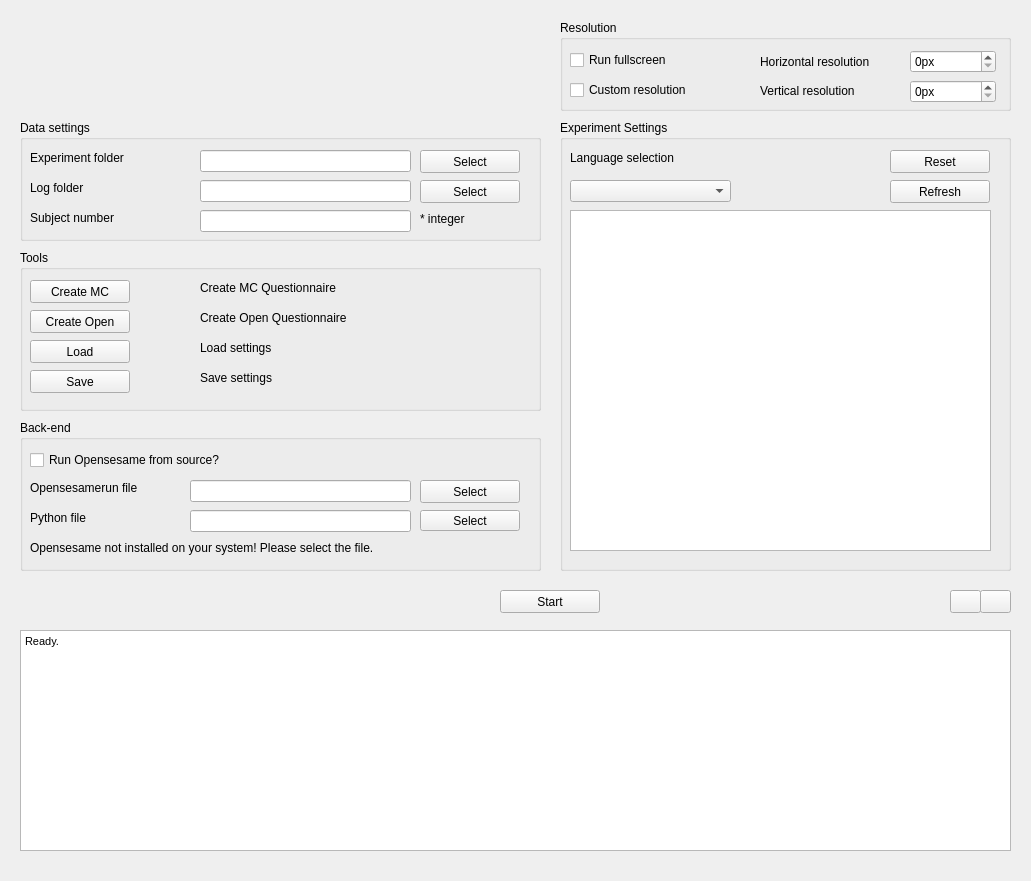
<?xml version="1.0" encoding="UTF-8"?>
<ui version="4.0">
 <class>MainWindow</class>
 <widget class="QMainWindow" name="MainWindow">
  <property name="geometry">
   <rect>
    <x>0</x>
    <y>0</y>
    <width>1031</width>
    <height>881</height>
   </rect>
  </property>
  <property name="windowTitle">
   <string>MainWindow</string>
  </property>
  <widget class="QWidget" name="centralwidget">
   <widget class="QTextEdit" name="statusBox">
    <property name="enabled">
     <bool>true</bool>
    </property>
    <property name="geometry">
     <rect>
      <x>20</x>
      <y>630</y>
      <width>991</width>
      <height>221</height>
     </rect>
    </property>
    <property name="sizePolicy">
     <sizepolicy hsizetype="Fixed" vsizetype="Fixed">
      <horstretch>0</horstretch>
      <verstretch>0</verstretch>
     </sizepolicy>
    </property>
    <property name="minimumSize">
     <size>
      <width>0</width>
      <height>0</height>
     </size>
    </property>
    <property name="html">
     <string>&lt;!DOCTYPE HTML PUBLIC &quot;-//W3C//DTD HTML 4.0//EN&quot; &quot;http://www.w3.org/TR/REC-html40/strict.dtd&quot;&gt;
&lt;html&gt;&lt;head&gt;&lt;meta name=&quot;qrichtext&quot; content=&quot;1&quot; /&gt;&lt;style type=&quot;text/css&quot;&gt;
p, li { white-space: pre-wrap; }
&lt;/style&gt;&lt;/head&gt;&lt;body style=&quot; font-family:'Sans Serif'; font-size:9pt; font-weight:400; font-style:normal;&quot;&gt;
&lt;p style=&quot; margin-top:0px; margin-bottom:0px; margin-left:0px; margin-right:0px; -qt-block-indent:0; text-indent:0px;&quot;&gt;&lt;span style=&quot; font-family:'MS Shell Dlg 2'; font-size:8pt;&quot;&gt;Ready.&lt;/span&gt;&lt;/p&gt;&lt;/body&gt;&lt;/html&gt;</string>
    </property>
   </widget>
   <widget class="QGroupBox" name="groupBox">
    <property name="geometry">
     <rect>
      <x>20</x>
      <y>120</y>
      <width>521</width>
      <height>121</height>
     </rect>
    </property>
    <property name="title">
     <string>Data settings</string>
    </property>
    <widget class="QLabel" name="inputFolderLabel">
     <property name="geometry">
      <rect>
       <x>10</x>
       <y>30</y>
       <width>151</width>
       <height>16</height>
      </rect>
     </property>
     <property name="sizePolicy">
      <sizepolicy hsizetype="Fixed" vsizetype="Fixed">
       <horstretch>0</horstretch>
       <verstretch>0</verstretch>
      </sizepolicy>
     </property>
     <property name="toolTip">
      <string>Location of the experiment folder. This folder must contain language folders. The experiment files have to be placed in the language folders. </string>
     </property>
     <property name="text">
      <string>Experiment folder</string>
     </property>
    </widget>
    <widget class="QLabel" name="logFolderLabel">
     <property name="geometry">
      <rect>
       <x>10</x>
       <y>60</y>
       <width>91</width>
       <height>16</height>
      </rect>
     </property>
     <property name="sizePolicy">
      <sizepolicy hsizetype="Fixed" vsizetype="Fixed">
       <horstretch>0</horstretch>
       <verstretch>0</verstretch>
      </sizepolicy>
     </property>
     <property name="toolTip">
      <string>Select the folder where the log files will be saved.</string>
     </property>
     <property name="text">
      <string>Log folder</string>
     </property>
    </widget>
    <widget class="QLineEdit" name="inputFolderLocation">
     <property name="geometry">
      <rect>
       <x>180</x>
       <y>30</y>
       <width>211</width>
       <height>22</height>
      </rect>
     </property>
     <property name="sizePolicy">
      <sizepolicy hsizetype="Minimum" vsizetype="Fixed">
       <horstretch>0</horstretch>
       <verstretch>0</verstretch>
      </sizepolicy>
     </property>
     <property name="readOnly">
      <bool>true</bool>
     </property>
    </widget>
    <widget class="QLineEdit" name="logFolderDestination">
     <property name="geometry">
      <rect>
       <x>180</x>
       <y>60</y>
       <width>211</width>
       <height>22</height>
      </rect>
     </property>
     <property name="sizePolicy">
      <sizepolicy hsizetype="Minimum" vsizetype="Fixed">
       <horstretch>0</horstretch>
       <verstretch>0</verstretch>
      </sizepolicy>
     </property>
     <property name="dragEnabled">
      <bool>false</bool>
     </property>
     <property name="readOnly">
      <bool>true</bool>
     </property>
    </widget>
    <widget class="QPushButton" name="inputFolderButton">
     <property name="geometry">
      <rect>
       <x>400</x>
       <y>30</y>
       <width>100</width>
       <height>23</height>
      </rect>
     </property>
     <property name="sizePolicy">
      <sizepolicy hsizetype="Fixed" vsizetype="Fixed">
       <horstretch>0</horstretch>
       <verstretch>0</verstretch>
      </sizepolicy>
     </property>
     <property name="minimumSize">
      <size>
       <width>100</width>
       <height>23</height>
      </size>
     </property>
     <property name="maximumSize">
      <size>
       <width>100</width>
       <height>23</height>
      </size>
     </property>
     <property name="toolTip">
      <string>Select folder containing the data files</string>
     </property>
     <property name="statusTip">
      <string/>
     </property>
     <property name="text">
      <string>Select</string>
     </property>
    </widget>
    <widget class="QPushButton" name="logFolderButton">
     <property name="geometry">
      <rect>
       <x>400</x>
       <y>60</y>
       <width>100</width>
       <height>23</height>
      </rect>
     </property>
     <property name="sizePolicy">
      <sizepolicy hsizetype="Fixed" vsizetype="Fixed">
       <horstretch>0</horstretch>
       <verstretch>0</verstretch>
      </sizepolicy>
     </property>
     <property name="minimumSize">
      <size>
       <width>100</width>
       <height>23</height>
      </size>
     </property>
     <property name="maximumSize">
      <size>
       <width>100</width>
       <height>23</height>
      </size>
     </property>
     <property name="toolTip">
      <string>Select destination folder to save the log files</string>
     </property>
     <property name="statusTip">
      <string/>
     </property>
     <property name="text">
      <string>Select</string>
     </property>
    </widget>
    <widget class="QLabel" name="subjectlabel">
     <property name="geometry">
      <rect>
       <x>10</x>
       <y>90</y>
       <width>141</width>
       <height>16</height>
      </rect>
     </property>
     <property name="sizePolicy">
      <sizepolicy hsizetype="Fixed" vsizetype="Fixed">
       <horstretch>0</horstretch>
       <verstretch>0</verstretch>
      </sizepolicy>
     </property>
     <property name="toolTip">
      <string>Insert the subject number</string>
     </property>
     <property name="text">
      <string>Subject number</string>
     </property>
    </widget>
    <widget class="QLineEdit" name="subjectLineEdit">
     <property name="geometry">
      <rect>
       <x>180</x>
       <y>90</y>
       <width>211</width>
       <height>22</height>
      </rect>
     </property>
     <property name="sizePolicy">
      <sizepolicy hsizetype="Minimum" vsizetype="Fixed">
       <horstretch>0</horstretch>
       <verstretch>0</verstretch>
      </sizepolicy>
     </property>
    </widget>
    <widget class="QLabel" name="label">
     <property name="geometry">
      <rect>
       <x>400</x>
       <y>90</y>
       <width>121</width>
       <height>18</height>
      </rect>
     </property>
     <property name="text">
      <string>* integer</string>
     </property>
    </widget>
   </widget>
   <widget class="QGroupBox" name="groupBox_2">
    <property name="geometry">
     <rect>
      <x>560</x>
      <y>20</y>
      <width>451</width>
      <height>91</height>
     </rect>
    </property>
    <property name="title">
     <string>Resolution</string>
    </property>
    <widget class="QCheckBox" name="fullscreenCheckBox">
     <property name="geometry">
      <rect>
       <x>10</x>
       <y>30</y>
       <width>161</width>
       <height>20</height>
      </rect>
     </property>
     <property name="sizePolicy">
      <sizepolicy hsizetype="Fixed" vsizetype="Fixed">
       <horstretch>0</horstretch>
       <verstretch>0</verstretch>
      </sizepolicy>
     </property>
     <property name="text">
      <string>Run fullscreen</string>
     </property>
    </widget>
    <widget class="QCheckBox" name="customResolutionCheckBox">
     <property name="geometry">
      <rect>
       <x>10</x>
       <y>60</y>
       <width>181</width>
       <height>20</height>
      </rect>
     </property>
     <property name="sizePolicy">
      <sizepolicy hsizetype="Fixed" vsizetype="Fixed">
       <horstretch>0</horstretch>
       <verstretch>0</verstretch>
      </sizepolicy>
     </property>
     <property name="text">
      <string>Custom resolution</string>
     </property>
    </widget>
    <widget class="QLabel" name="resolutionHorizontalLabel">
     <property name="geometry">
      <rect>
       <x>200</x>
       <y>34</y>
       <width>151</width>
       <height>16</height>
      </rect>
     </property>
     <property name="sizePolicy">
      <sizepolicy hsizetype="Fixed" vsizetype="Fixed">
       <horstretch>0</horstretch>
       <verstretch>0</verstretch>
      </sizepolicy>
     </property>
     <property name="text">
      <string>Horizontal resolution</string>
     </property>
    </widget>
    <widget class="QLabel" name="resolutionVerticalLabel">
     <property name="geometry">
      <rect>
       <x>200</x>
       <y>63</y>
       <width>151</width>
       <height>16</height>
      </rect>
     </property>
     <property name="sizePolicy">
      <sizepolicy hsizetype="Fixed" vsizetype="Fixed">
       <horstretch>0</horstretch>
       <verstretch>0</verstretch>
      </sizepolicy>
     </property>
     <property name="text">
      <string>Vertical resolution</string>
     </property>
    </widget>
    <widget class="QSpinBox" name="resolutionHorizontalSpinBox">
     <property name="geometry">
      <rect>
       <x>350</x>
       <y>30</y>
       <width>86</width>
       <height>23</height>
      </rect>
     </property>
     <property name="suffix">
      <string>px</string>
     </property>
     <property name="maximum">
      <number>10000</number>
     </property>
    </widget>
    <widget class="QSpinBox" name="resolutionVerticalSpinBox">
     <property name="geometry">
      <rect>
       <x>350</x>
       <y>60</y>
       <width>86</width>
       <height>23</height>
      </rect>
     </property>
     <property name="suffix">
      <string>px</string>
     </property>
     <property name="maximum">
      <number>10000</number>
     </property>
    </widget>
   </widget>
   <widget class="QGroupBox" name="groupBox_3">
    <property name="geometry">
     <rect>
      <x>20</x>
      <y>420</y>
      <width>521</width>
      <height>151</height>
     </rect>
    </property>
    <property name="title">
     <string>Back-end</string>
    </property>
    <widget class="QCheckBox" name="srcCheckBox">
     <property name="geometry">
      <rect>
       <x>10</x>
       <y>30</y>
       <width>271</width>
       <height>20</height>
      </rect>
     </property>
     <property name="sizePolicy">
      <sizepolicy hsizetype="Fixed" vsizetype="Fixed">
       <horstretch>0</horstretch>
       <verstretch>0</verstretch>
      </sizepolicy>
     </property>
     <property name="toolTip">
      <string>If OpenSesame is not installed on your system you can also use the source of the Opensesame</string>
     </property>
     <property name="statusTip">
      <string/>
     </property>
     <property name="text">
      <string>Run Opensesame from source?</string>
     </property>
    </widget>
    <widget class="QLabel" name="opensesamerunLabel">
     <property name="geometry">
      <rect>
       <x>10</x>
       <y>60</y>
       <width>151</width>
       <height>16</height>
      </rect>
     </property>
     <property name="sizePolicy">
      <sizepolicy hsizetype="Fixed" vsizetype="Fixed">
       <horstretch>0</horstretch>
       <verstretch>0</verstretch>
      </sizepolicy>
     </property>
     <property name="toolTip">
      <string>Select the opensesamerun file</string>
     </property>
     <property name="text">
      <string>Opensesamerun file</string>
     </property>
    </widget>
    <widget class="QLabel" name="pythonLabel">
     <property name="geometry">
      <rect>
       <x>10</x>
       <y>90</y>
       <width>101</width>
       <height>16</height>
      </rect>
     </property>
     <property name="sizePolicy">
      <sizepolicy hsizetype="Fixed" vsizetype="Fixed">
       <horstretch>0</horstretch>
       <verstretch>0</verstretch>
      </sizepolicy>
     </property>
     <property name="toolTip">
      <string>Select the python executable, if left empty the system wide installed python will be used</string>
     </property>
     <property name="text">
      <string>Python file</string>
     </property>
    </widget>
    <widget class="QLineEdit" name="opensesamerunLineEdit">
     <property name="geometry">
      <rect>
       <x>170</x>
       <y>60</y>
       <width>221</width>
       <height>22</height>
      </rect>
     </property>
     <property name="sizePolicy">
      <sizepolicy hsizetype="Minimum" vsizetype="Fixed">
       <horstretch>0</horstretch>
       <verstretch>0</verstretch>
      </sizepolicy>
     </property>
     <property name="readOnly">
      <bool>true</bool>
     </property>
    </widget>
    <widget class="QLineEdit" name="pythonLineEdit">
     <property name="geometry">
      <rect>
       <x>170</x>
       <y>90</y>
       <width>221</width>
       <height>22</height>
      </rect>
     </property>
     <property name="sizePolicy">
      <sizepolicy hsizetype="Minimum" vsizetype="Fixed">
       <horstretch>0</horstretch>
       <verstretch>0</verstretch>
      </sizepolicy>
     </property>
     <property name="readOnly">
      <bool>true</bool>
     </property>
    </widget>
    <widget class="QPushButton" name="opensesamerunButton">
     <property name="geometry">
      <rect>
       <x>400</x>
       <y>60</y>
       <width>100</width>
       <height>23</height>
      </rect>
     </property>
     <property name="sizePolicy">
      <sizepolicy hsizetype="Fixed" vsizetype="Fixed">
       <horstretch>0</horstretch>
       <verstretch>0</verstretch>
      </sizepolicy>
     </property>
     <property name="minimumSize">
      <size>
       <width>100</width>
       <height>23</height>
      </size>
     </property>
     <property name="maximumSize">
      <size>
       <width>100</width>
       <height>23</height>
      </size>
     </property>
     <property name="toolTip">
      <string>Select the opensesamerun file</string>
     </property>
     <property name="text">
      <string>Select</string>
     </property>
    </widget>
    <widget class="QPushButton" name="pythonButton">
     <property name="geometry">
      <rect>
       <x>400</x>
       <y>90</y>
       <width>100</width>
       <height>21</height>
      </rect>
     </property>
     <property name="sizePolicy">
      <sizepolicy hsizetype="Fixed" vsizetype="Fixed">
       <horstretch>0</horstretch>
       <verstretch>0</verstretch>
      </sizepolicy>
     </property>
     <property name="minimumSize">
      <size>
       <width>100</width>
       <height>21</height>
      </size>
     </property>
     <property name="maximumSize">
      <size>
       <width>100</width>
       <height>21</height>
      </size>
     </property>
     <property name="toolTip">
      <string>Select the python executable, if left empty the system wide installed python will be used</string>
     </property>
     <property name="text">
      <string>Select</string>
     </property>
    </widget>
    <widget class="QLabel" name="opensesameNotFoundLabel">
     <property name="geometry">
      <rect>
       <x>10</x>
       <y>120</y>
       <width>501</width>
       <height>16</height>
      </rect>
     </property>
     <property name="sizePolicy">
      <sizepolicy hsizetype="Fixed" vsizetype="Fixed">
       <horstretch>0</horstretch>
       <verstretch>0</verstretch>
      </sizepolicy>
     </property>
     <property name="text">
      <string>Opensesame not installed on your system! Please select the file.</string>
     </property>
    </widget>
   </widget>
   <widget class="QGroupBox" name="groupBox_4">
    <property name="geometry">
     <rect>
      <x>560</x>
      <y>120</y>
      <width>451</width>
      <height>451</height>
     </rect>
    </property>
    <property name="title">
     <string>Experiment Settings</string>
    </property>
    <widget class="QLabel" name="insertAnswerLabel">
     <property name="geometry">
      <rect>
       <x>10</x>
       <y>30</y>
       <width>171</width>
       <height>16</height>
      </rect>
     </property>
     <property name="text">
      <string>Language selection</string>
     </property>
    </widget>
    <widget class="QComboBox" name="languageComboBox">
     <property name="geometry">
      <rect>
       <x>10</x>
       <y>60</y>
       <width>161</width>
       <height>22</height>
      </rect>
     </property>
     <property name="sizePolicy">
      <sizepolicy hsizetype="Minimum" vsizetype="Fixed">
       <horstretch>0</horstretch>
       <verstretch>0</verstretch>
      </sizepolicy>
     </property>
     <property name="toolTip">
      <string>Select the language</string>
     </property>
    </widget>
    <widget class="QPushButton" name="resetButton">
     <property name="geometry">
      <rect>
       <x>330</x>
       <y>30</y>
       <width>100</width>
       <height>23</height>
      </rect>
     </property>
     <property name="sizePolicy">
      <sizepolicy hsizetype="Fixed" vsizetype="Fixed">
       <horstretch>0</horstretch>
       <verstretch>0</verstretch>
      </sizepolicy>
     </property>
     <property name="minimumSize">
      <size>
       <width>100</width>
       <height>23</height>
      </size>
     </property>
     <property name="maximumSize">
      <size>
       <width>100</width>
       <height>23</height>
      </size>
     </property>
     <property name="text">
      <string>Reset</string>
     </property>
    </widget>
    <widget class="QPushButton" name="refreshButton">
     <property name="geometry">
      <rect>
       <x>330</x>
       <y>60</y>
       <width>100</width>
       <height>23</height>
      </rect>
     </property>
     <property name="sizePolicy">
      <sizepolicy hsizetype="Fixed" vsizetype="Fixed">
       <horstretch>0</horstretch>
       <verstretch>0</verstretch>
      </sizepolicy>
     </property>
     <property name="minimumSize">
      <size>
       <width>100</width>
       <height>23</height>
      </size>
     </property>
     <property name="maximumSize">
      <size>
       <width>100</width>
       <height>23</height>
      </size>
     </property>
     <property name="text">
      <string>Refresh</string>
     </property>
    </widget>
    <widget class="QListWidget" name="experimentListWidget">
     <property name="geometry">
      <rect>
       <x>10</x>
       <y>90</y>
       <width>421</width>
       <height>341</height>
      </rect>
     </property>
     <property name="sizePolicy">
      <sizepolicy hsizetype="Fixed" vsizetype="Fixed">
       <horstretch>0</horstretch>
       <verstretch>0</verstretch>
      </sizepolicy>
     </property>
     <property name="acceptDrops">
      <bool>false</bool>
     </property>
     <property name="toolTip">
      <string>Drag and Drop the experiments to change the order. Only items which are checked will be used</string>
     </property>
     <property name="editTriggers">
      <set>QAbstractItemView::NoEditTriggers</set>
     </property>
     <property name="dragEnabled">
      <bool>true</bool>
     </property>
     <property name="dragDropMode">
      <enum>QAbstractItemView::InternalMove</enum>
     </property>
     <property name="defaultDropAction">
      <enum>Qt::MoveAction</enum>
     </property>
     <property name="selectionMode">
      <enum>QAbstractItemView::SingleSelection</enum>
     </property>
    </widget>
   </widget>
   <widget class="QGroupBox" name="groupBox_5">
    <property name="geometry">
     <rect>
      <x>20</x>
      <y>250</y>
      <width>521</width>
      <height>161</height>
     </rect>
    </property>
    <property name="title">
     <string>Tools</string>
    </property>
    <widget class="QLabel" name="loadLabel">
     <property name="geometry">
      <rect>
       <x>180</x>
       <y>90</y>
       <width>111</width>
       <height>16</height>
      </rect>
     </property>
     <property name="sizePolicy">
      <sizepolicy hsizetype="Fixed" vsizetype="Fixed">
       <horstretch>0</horstretch>
       <verstretch>0</verstretch>
      </sizepolicy>
     </property>
     <property name="text">
      <string>Load settings</string>
     </property>
    </widget>
    <widget class="QPushButton" name="createOpenButton">
     <property name="geometry">
      <rect>
       <x>10</x>
       <y>60</y>
       <width>100</width>
       <height>23</height>
      </rect>
     </property>
     <property name="sizePolicy">
      <sizepolicy hsizetype="Fixed" vsizetype="Fixed">
       <horstretch>0</horstretch>
       <verstretch>0</verstretch>
      </sizepolicy>
     </property>
     <property name="minimumSize">
      <size>
       <width>100</width>
       <height>23</height>
      </size>
     </property>
     <property name="maximumSize">
      <size>
       <width>100</width>
       <height>23</height>
      </size>
     </property>
     <property name="text">
      <string>Create Open</string>
     </property>
    </widget>
    <widget class="QLabel" name="saveLabel">
     <property name="geometry">
      <rect>
       <x>180</x>
       <y>120</y>
       <width>111</width>
       <height>16</height>
      </rect>
     </property>
     <property name="sizePolicy">
      <sizepolicy hsizetype="Fixed" vsizetype="Fixed">
       <horstretch>0</horstretch>
       <verstretch>0</verstretch>
      </sizepolicy>
     </property>
     <property name="text">
      <string>Save settings</string>
     </property>
    </widget>
    <widget class="QLabel" name="createOpenLabel">
     <property name="geometry">
      <rect>
       <x>180</x>
       <y>60</y>
       <width>211</width>
       <height>16</height>
      </rect>
     </property>
     <property name="sizePolicy">
      <sizepolicy hsizetype="Fixed" vsizetype="Fixed">
       <horstretch>0</horstretch>
       <verstretch>0</verstretch>
      </sizepolicy>
     </property>
     <property name="text">
      <string>Create Open Questionnaire</string>
     </property>
    </widget>
    <widget class="QPushButton" name="saveSettingsButton">
     <property name="geometry">
      <rect>
       <x>10</x>
       <y>120</y>
       <width>100</width>
       <height>23</height>
      </rect>
     </property>
     <property name="sizePolicy">
      <sizepolicy hsizetype="Fixed" vsizetype="Fixed">
       <horstretch>0</horstretch>
       <verstretch>0</verstretch>
      </sizepolicy>
     </property>
     <property name="minimumSize">
      <size>
       <width>100</width>
       <height>23</height>
      </size>
     </property>
     <property name="maximumSize">
      <size>
       <width>100</width>
       <height>23</height>
      </size>
     </property>
     <property name="toolTip">
      <string>Save experiment settings</string>
     </property>
     <property name="text">
      <string>Save</string>
     </property>
    </widget>
    <widget class="QPushButton" name="createMCButton">
     <property name="geometry">
      <rect>
       <x>10</x>
       <y>30</y>
       <width>100</width>
       <height>23</height>
      </rect>
     </property>
     <property name="sizePolicy">
      <sizepolicy hsizetype="Fixed" vsizetype="Fixed">
       <horstretch>0</horstretch>
       <verstretch>0</verstretch>
      </sizepolicy>
     </property>
     <property name="minimumSize">
      <size>
       <width>100</width>
       <height>23</height>
      </size>
     </property>
     <property name="maximumSize">
      <size>
       <width>100</width>
       <height>23</height>
      </size>
     </property>
     <property name="text">
      <string>Create MC</string>
     </property>
    </widget>
    <widget class="QPushButton" name="restoreSettingsButton">
     <property name="geometry">
      <rect>
       <x>10</x>
       <y>90</y>
       <width>100</width>
       <height>23</height>
      </rect>
     </property>
     <property name="sizePolicy">
      <sizepolicy hsizetype="Fixed" vsizetype="Fixed">
       <horstretch>0</horstretch>
       <verstretch>0</verstretch>
      </sizepolicy>
     </property>
     <property name="minimumSize">
      <size>
       <width>100</width>
       <height>23</height>
      </size>
     </property>
     <property name="maximumSize">
      <size>
       <width>100</width>
       <height>23</height>
      </size>
     </property>
     <property name="toolTip">
      <string>Load experiment settings</string>
     </property>
     <property name="text">
      <string>Load</string>
     </property>
    </widget>
    <widget class="QLabel" name="createMCLabel">
     <property name="geometry">
      <rect>
       <x>180</x>
       <y>30</y>
       <width>201</width>
       <height>16</height>
      </rect>
     </property>
     <property name="sizePolicy">
      <sizepolicy hsizetype="Fixed" vsizetype="Fixed">
       <horstretch>0</horstretch>
       <verstretch>0</verstretch>
      </sizepolicy>
     </property>
     <property name="text">
      <string>Create MC Questionnaire</string>
     </property>
    </widget>
   </widget>
   <widget class="QPushButton" name="docButton">
    <property name="geometry">
     <rect>
      <x>950</x>
      <y>590</y>
      <width>31</width>
      <height>23</height>
     </rect>
    </property>
    <property name="sizePolicy">
     <sizepolicy hsizetype="Fixed" vsizetype="Fixed">
      <horstretch>0</horstretch>
      <verstretch>0</verstretch>
     </sizepolicy>
    </property>
    <property name="toolTip">
     <string>Help</string>
    </property>
    <property name="text">
     <string/>
    </property>
    <property name="icon">
     <iconset>
      <normaloff>:/resources/help-about.png</normaloff>:/resources/help-about.png</iconset>
    </property>
    <property name="iconSize">
     <size>
      <width>18</width>
      <height>18</height>
     </size>
    </property>
   </widget>
   <widget class="QPushButton" name="aboutButton">
    <property name="geometry">
     <rect>
      <x>980</x>
      <y>590</y>
      <width>31</width>
      <height>23</height>
     </rect>
    </property>
    <property name="sizePolicy">
     <sizepolicy hsizetype="Fixed" vsizetype="Fixed">
      <horstretch>0</horstretch>
      <verstretch>0</verstretch>
     </sizepolicy>
    </property>
    <property name="toolTip">
     <string>About this application...</string>
    </property>
    <property name="text">
     <string/>
    </property>
    <property name="icon">
     <iconset>
      <normaloff>:/resources/help-contents.png</normaloff>:/resources/help-contents.png</iconset>
    </property>
    <property name="iconSize">
     <size>
      <width>18</width>
      <height>18</height>
     </size>
    </property>
   </widget>
   <widget class="QLabel" name="image">
    <property name="geometry">
     <rect>
      <x>20</x>
      <y>20</y>
      <width>511</width>
      <height>80</height>
     </rect>
    </property>
    <property name="sizePolicy">
     <sizepolicy hsizetype="Expanding" vsizetype="Fixed">
      <horstretch>0</horstretch>
      <verstretch>0</verstretch>
     </sizepolicy>
    </property>
    <property name="minimumSize">
     <size>
      <width>0</width>
      <height>80</height>
     </size>
    </property>
    <property name="maximumSize">
     <size>
      <width>16777215</width>
      <height>80</height>
     </size>
    </property>
    <property name="text">
     <string/>
    </property>
   </widget>
   <widget class="QPushButton" name="startButton">
    <property name="geometry">
     <rect>
      <x>500</x>
      <y>590</y>
      <width>100</width>
      <height>23</height>
     </rect>
    </property>
    <property name="sizePolicy">
     <sizepolicy hsizetype="Fixed" vsizetype="Fixed">
      <horstretch>0</horstretch>
      <verstretch>0</verstretch>
     </sizepolicy>
    </property>
    <property name="minimumSize">
     <size>
      <width>100</width>
      <height>23</height>
     </size>
    </property>
    <property name="maximumSize">
     <size>
      <width>100</width>
      <height>23</height>
     </size>
    </property>
    <property name="toolTip">
     <string>Start the experiment</string>
    </property>
    <property name="text">
     <string>Start</string>
    </property>
   </widget>
   <zorder>image</zorder>
   <zorder>startButton</zorder>
   <zorder>statusBox</zorder>
   <zorder>groupBox</zorder>
   <zorder>groupBox_2</zorder>
   <zorder>groupBox_3</zorder>
   <zorder>groupBox_4</zorder>
   <zorder>groupBox_5</zorder>
   <zorder>docButton</zorder>
   <zorder>aboutButton</zorder>
  </widget>
 </widget>
 <resources/>
 <connections/>
</ui>
